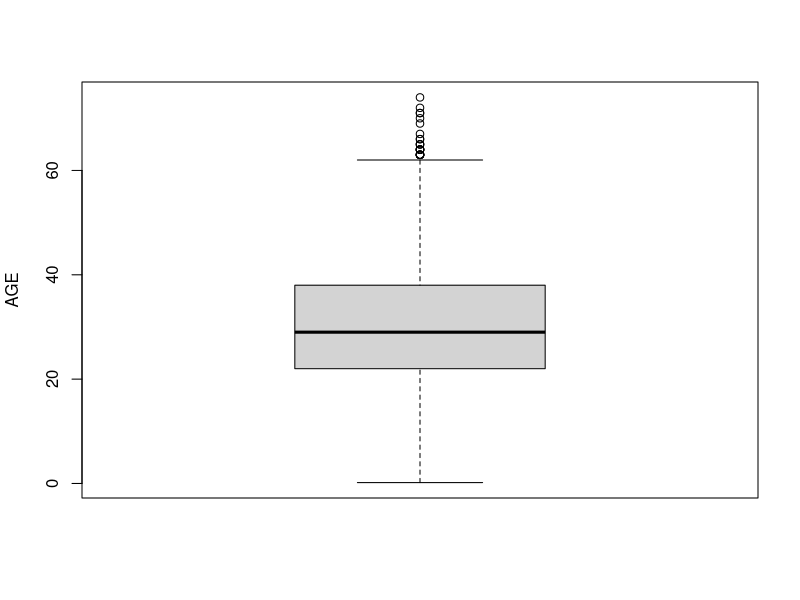
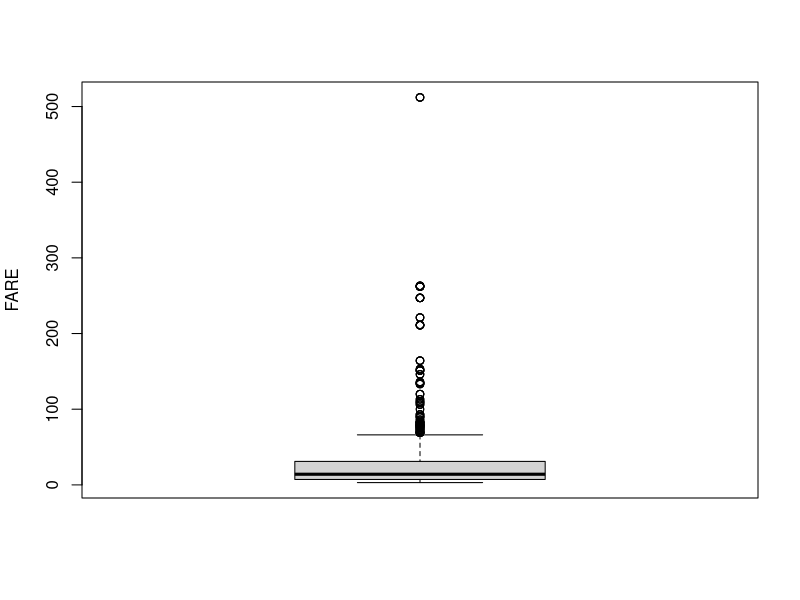
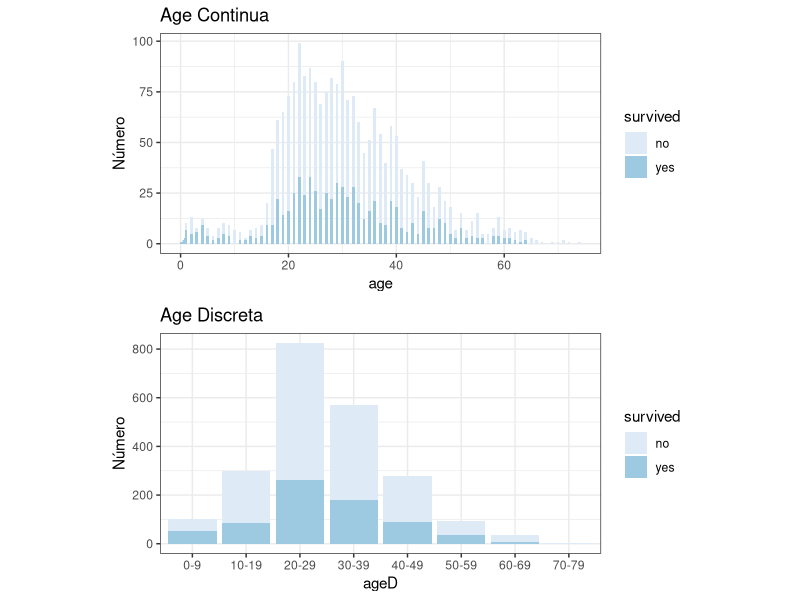
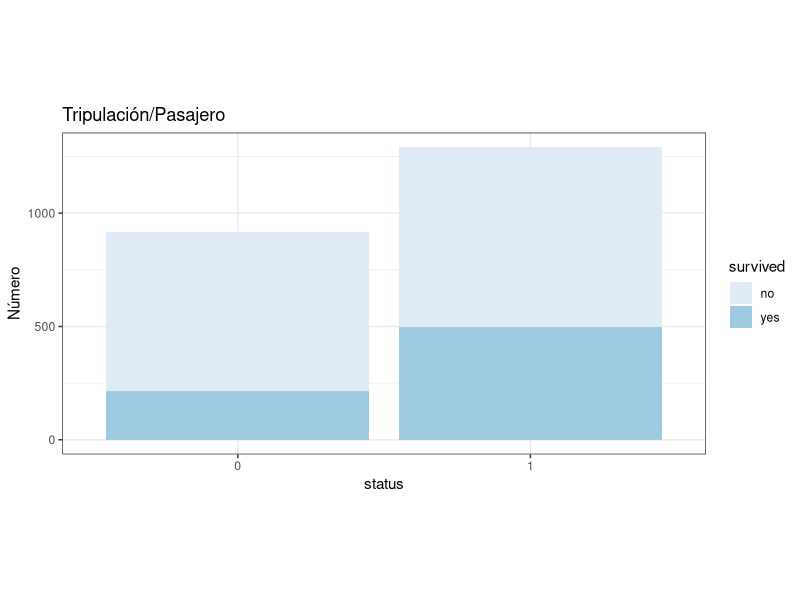
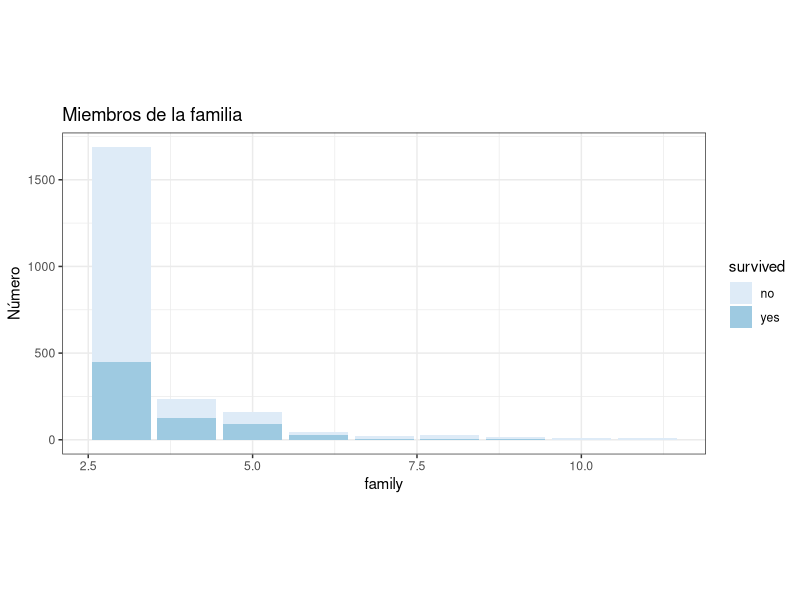
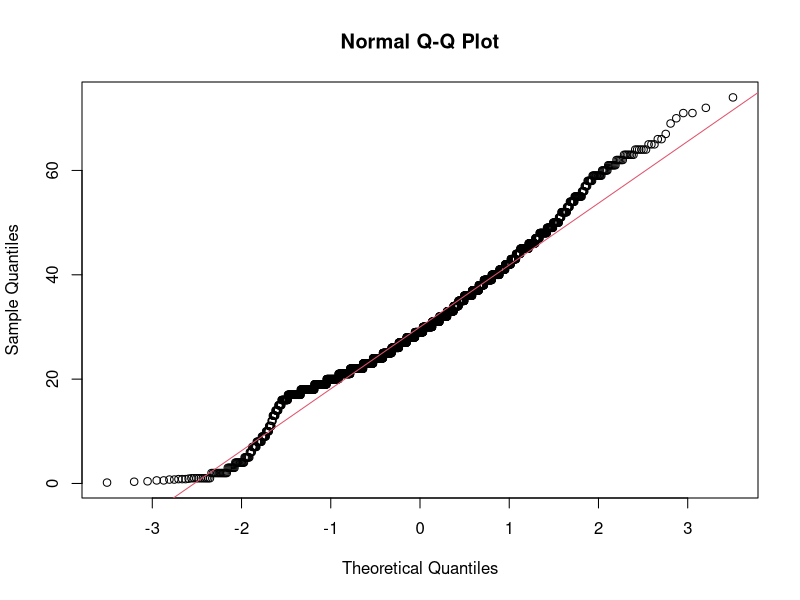
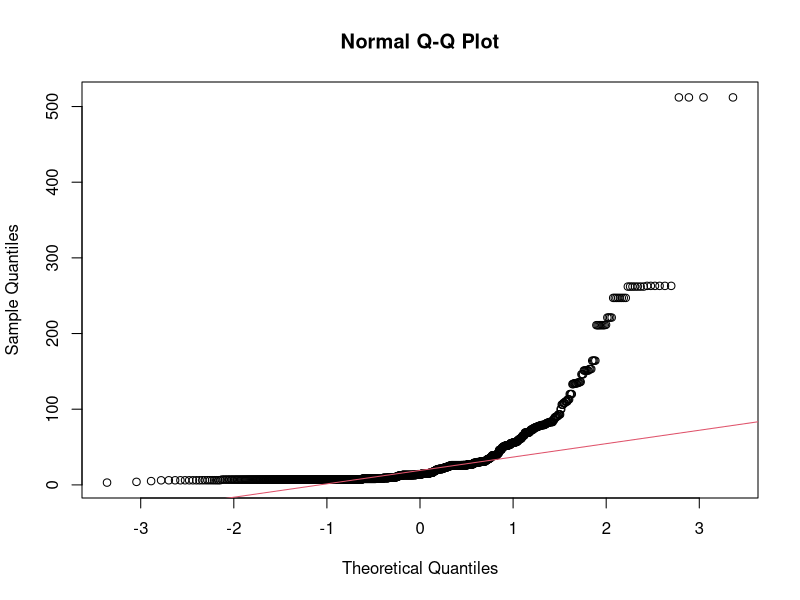
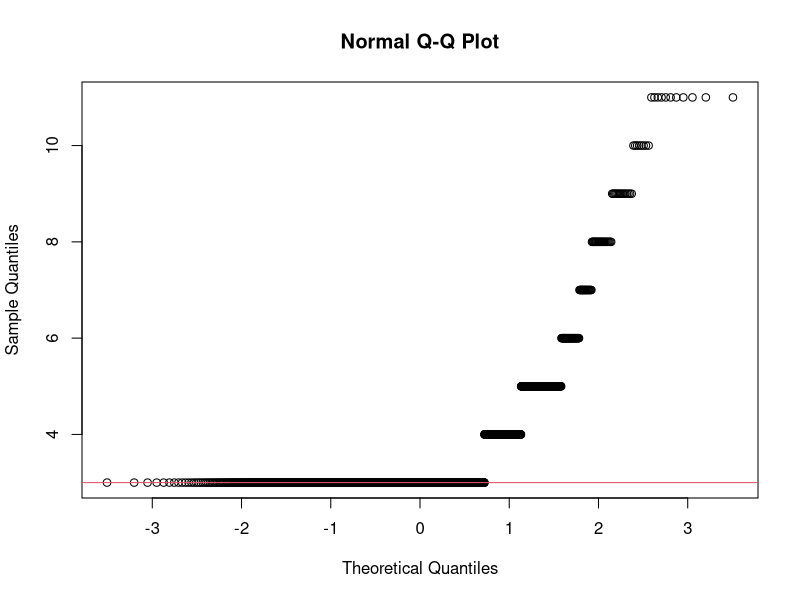

The R source for these figures, in order:
## ---- chunk 1
knitr::opts_chunk$set(echo = TRUE)
## ---- chunk 2
# Cargamos las librerías
library(ggplot2)
library(dplyr)
library(RColorBrewer)
library(scales)
library(stats)
theme_set(theme_bw())

# Cargamos el dataset
ds <- read.csv("./data/titanic.csv", header=TRUE, fileEncoding="UTF-8")

#Hacemos una primera inspección
str(ds)
summary(ds)

#Convertimos las variables carácter a variables factor
ds$gender = as.factor(ds$gender)
ds$class = as.factor(ds$class)
ds$embarked = as.factor(ds$embarked)
ds$survived = as.factor(ds$survived)
str(ds)
## ---- chunk 3
sum(is.na(ds))
## ---- chunk 4
colSums(is.na(ds))
## ---- chunk 5
index_is_na_age <- which(is.na(ds$age))

ds[c(index_is_na_age),]
## ---- chunk 6
which(ds$country=='Bulgaria') # para detectar todos aquellos que sean de Bulgaria

as.integer(mean(ds[c(which( ds$country=='Bulgaria' )) , 'age'], na.rm = TRUE)) # media de los de Bulgaria
## ---- chunk 7
ds[c(index_is_na_age),]$age <- as.integer(mean(ds[c(which( ds$country=='Bulgaria' )) , 'age'], na.rm = TRUE))

ds[c(index_is_na_age),]
## ---- chunk 8
names(sort(table(ds$country), decreasing = TRUE))[1]
## ---- chunk 9
ds[c(which(is.na(ds$country))),]$country <- "England"
ds$country = as.factor(ds$country) # convertimos a factor
## ---- chunk 10
colSums(is.na(ds))
## ---- chunk 11
index_is_outlier_sibsp <- which(is.na(ds$sibsp))
ds[c(index_is_outlier_sibsp), 'sibsp'] <- as.integer(mean(na.omit(ds$sibsp)))
## ---- chunk 12
index_is_outlier_parch <- which(is.na(ds$parch))
ds[c(index_is_outlier_parch), 'parch'] <- as.integer(mean(na.omit(ds$parch)))
## ---- chunk 13
colSums(is.na(ds))
## ---- chunk 14
ds$sibsp = as.factor(ds$sibsp)
ds$parch = as.factor(ds$parch)
## ---- chunk 15
boxplot(ds$age, ylab="AGE")
sort(boxplot.stats(ds$age)$out)
## ---- chunk 16
boxplot(ds$fare, ylab="FARE")
## ---- chunk 17
table(sort(boxplot.stats(ds$fare)$out))
## ---- chunk 18
#boxplot(ds$sibsp, ylab="SIBSP")
table(sort(boxplot.stats(ds$sibsp)$out))
## ---- chunk 19
#boxplot(ds$parch, ylab="PARCH")
table(sort(boxplot.stats(ds$parch)$out))
## ---- chunk 20
ds = select(ds, -name, -ticketno)
str(ds)
## ---- chunk 21
#Edad discretizada con un método simple de intervalos de igual amplitud.
summary(ds[,"age"])
ds["ageD"] = cut(ds$age, breaks = c(0,10,20,30,40,50,60,70,100), labels = c("0-9", "10-19", "20-29", "30-39","40-49","50-59","60-69","70-79"))
g1 <- ggplot(ds, aes(x = age, fill=survived))+geom_bar(width=0.5)+scale_fill_brewer(palette="Blues")+theme(aspect.ratio = 0.5)+ggtitle("Age Continua")+ylab("Número")
g2 = ggplot(ds, aes(x = ageD, fill=survived)) + geom_bar()+scale_fill_brewer(palette="Blues")+theme(aspect.ratio = 0.5)+ggtitle("Age Discreta")+ylab("Número")
gridExtra::grid.arrange(g1, g2, ncol=1)
## ---- chunk 22
#Nueva variable para identificar pasajeros y miembros de la tripulación
ds$status = ds$fare
ds$status[is.na(ds$status)] = 0
ds$status[ds$status != 0] = 1
ds$status = as.factor(ds$status)
g3 = ggplot(ds, aes(x = status, fill=survived))+ geom_bar()+scale_fill_brewer(palette="Blues")+theme(aspect.ratio = 0.5)+ggtitle("Tripulación/Pasajero")+ylab("Número")
g3
## ---- chunk 23
#Nueva variable para calcular el tamaño de la familia entre los pasajeros
ds$sibspN = as.numeric(ds$sibsp)
ds$parchN = as.numeric(ds$parch)
ds$family = ds$sibspN + ds$parchN +1
ds = select(ds, -sibspN, -parchN)
g4 = ggplot(ds,aes(x=family,fill=survived))+geom_bar()+scale_fill_brewer(palette="Blues")+theme(aspect.ratio = 0.5)+ggtitle("Miembros de la familia")+ylab("Número")
g4
  
## ---- chunk 24
summary(ds)
## ---- chunk 25
shapiro.test(ds$age)
shapiro.test(ds$fare)
shapiro.test(ds$family)
## ---- chunk 26
qqnorm(ds$age);qqline(ds$age, col = 2)
qqnorm(ds$fare);qqline(ds$fare, col = 2)
qqnorm(ds$family);qqline(ds$family, col = 2)
## ---- chunk 27
fligner.test(age ~ survived, data = ds)
fligner.test(fare ~ survived, data = ds)
fligner.test(family ~ survived, data = ds)
